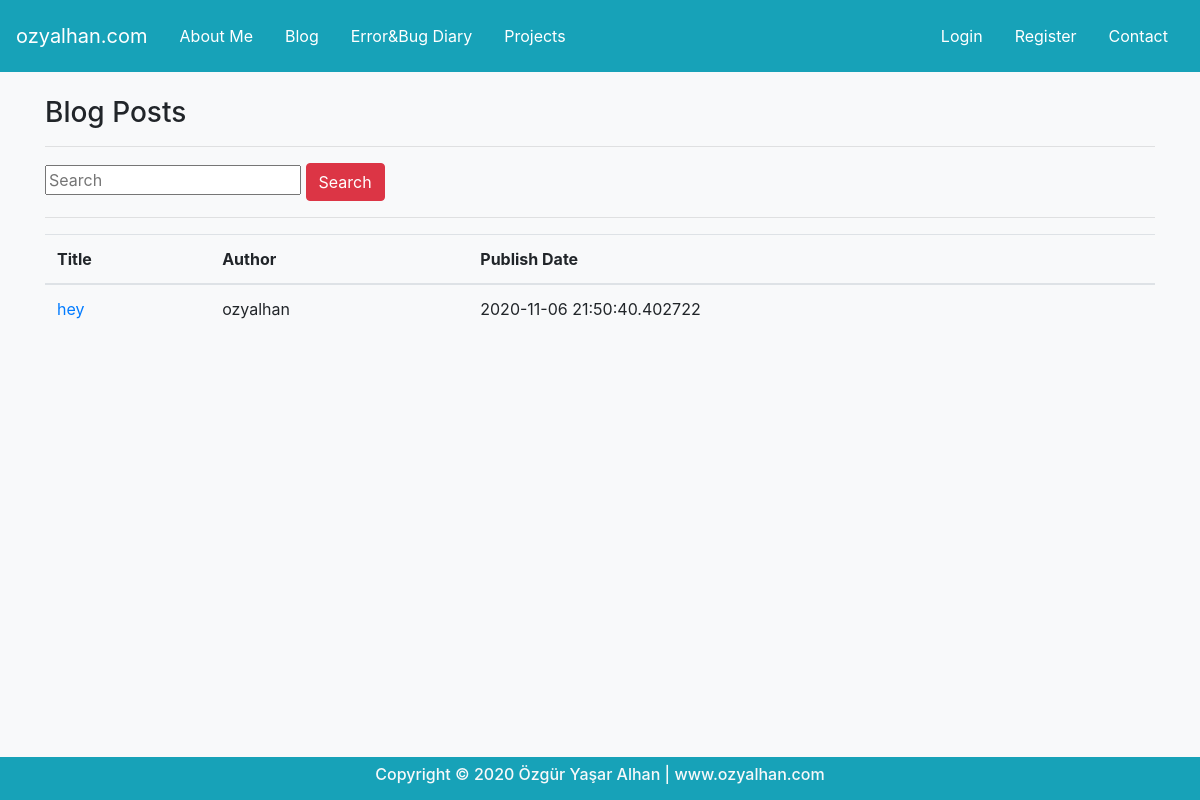
Screenshot of /blogs with the database file from the repository.
### blog.py (models this page shows)
class Blogs(db.Model):
    id = db.Column(db.Integer, primary_key=True)
    title = db.Column(db.String(40), nullable=False)
    author = db.Column(db.String(40), nullable=False)
    content = db.Column(db.Text, nullable=False)
    publish_date = db.Column(
        db.DateTime, nullable=False, default=datetime.utcnow)

### blog.py (the view)
@ app.route("/blogs")
def blogs():
    blogs = Blogs.query.all()
    if blogs != "":  # veritabanında makale var
        return render_template("blogs.html", blogs=blogs)
    else:
        return render_template("blogs.html")
    return render_template("blogs.html")

### templates/blogs.html
{% extends "layout.html" %}
{% block body %}
<div class="container">
    <h3>Blog Posts</h3>
    <hr>
    {% if blogs %}
    <form action="/search-blog" method="POST">
        <input type="text" name="keyword" class="input-sm" maxlength="64" placeholder="Search">
        <button type="submit" class="btn btn-danger">Search</button>
    </form>
    <table class="table table-hover">
        <thead>
            <tr>
                <th scope="col">Title</th>
                <th scope="col">Author</th>
                <th scope="col">Publish Date</th>
            </tr>
        </thead>
        <tbody>
            {% for blog in  blogs %}
            <tr>
                <td><a href="/blog/{{blog.id}}">{{blog.title}}</a></td>
                <td>{{blog.author}}</td>
                <td>{{blog.publish_date}}</td>
            </tr>
            {% endfor %}
            <hr>
        </tbody>
    </table>
    {% else %}
    <div class="alert alert-danger">Unfortunately any blog posts here.</div>
    {% endif %}
</div>
{% endblock %}

### rows the page displays
Blogs: title "hey", author "ozyalhan", publish_date "2020-11-06 21:50:40.402722"
